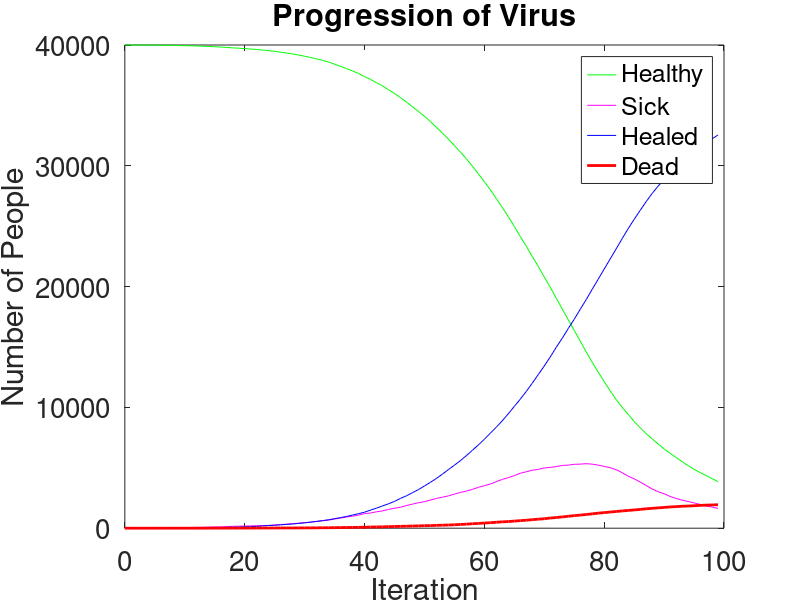
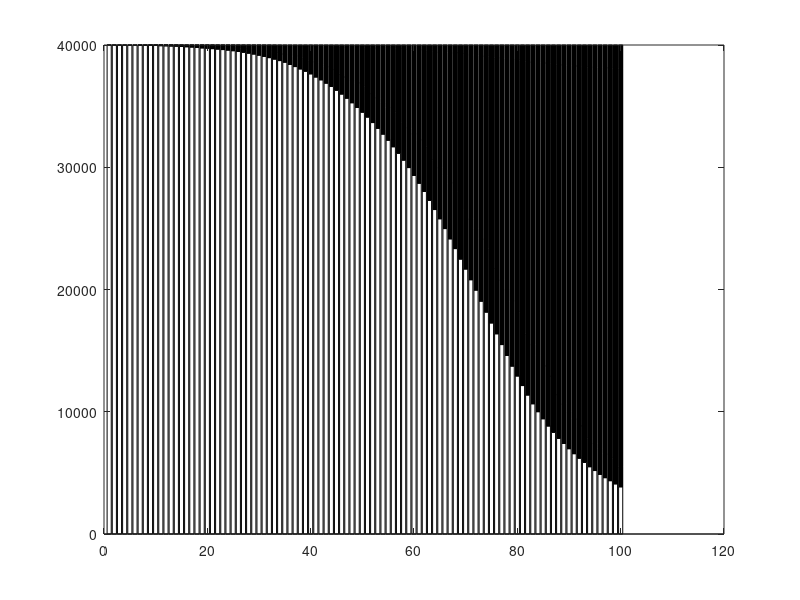

Recreate these plots in MATLAB, in order. (Note: this script raises an error after producing the figures.)
clear;
clc;

% Open, read and close file
dataFile = fopen('./coronaResults.txt', 'r');
fgets(dataFile);

timeData = fgets(dataFile);

fgets(dataFile);

population = fgets(dataFile);
noCycles = fgets(dataFile);
noSwitches = fgets(dataFile);
incubationPeriod = fgets(dataFile);
contagionFactor = fgets(dataFile);
% deathRate = fgets(dataFile);

dataCell = textscan(dataFile, '%d %d %d %d %d', 'headerlines', 2);
fclose(dataFile);

dataArray = cell2mat(dataCell);

% Plot the results individually
figure(1);
plot(dataArray(:,1), dataArray(:,2), 'g', dataArray(:,1), dataArray(:,3), 'm', dataArray(:,1), dataArray(:,4), 'b', dataArray(:,1), dataArray(:,5), 'r', 'linewidth', 2);
set(gca, 'Fontsize', 20);
xlabel('Iteration'); ylabel('Number of People');
title('Progression of Virus');
legend('Healthy', 'Sick', 'Healed', 'Dead');
%annotation('textbox', 'FitBoxToText', 'on', 'String',"Population: " + population + "Number of Cycles: " + noCycles + "Number of Switches: " + noSwitches + "Incubation Period: " + incubationPeriod + "Contagion Factor: " + contagionFactor + "Death Rate: " + deathRate(1:end-1));

% Plot the results in a stacked bar graph
figure(2);
ba = bar(dataArray(:,2:5), 'stacked', 'FaceColor', 'Flat');
ba(1).CData = [0 1 0];
ba(2).CData = [1 0 1];
ba(3).CData = [0 0 1];
ba(4).CData = [1 0 0];
set(gca, 'Fontsize', 20);
xlabel('Iteration'); ylabel('Number of People');
axis([0 str2num(noCycles) 0 str2num(population)]);
title('Progression of Virus');
legend('Healthy', 'Sick', 'Healed', 'Dead');

%% Animation of the virus's progression in the population over time
% KNOWN BUG: pcolor uses a colormap to choose what color a cell should be.
% This is bad, because our custom colormap relies on their being 4 integers
% on the grid (healthy, infected, recovered, dead). After enough time has
% progressed and there are no more people that are healthy, there is only 3
% integers, so the colormap re-scales and suddenly all the recovered people
% turn red because there is no more black... I'm trying to find a way to
% fix this but I'm stuck right now.

run completeHistory.m % Gets the simulation data "outMat"
figure(3)
Q = size(outMat,3);
W = outMat(:,:,1);
h = pcolor(W);
map = [0 0 0; 1 1 1; 1 0 0; 0 1 0];
colormap(map)
drawnow();
title("Simulation Progression: Day 1")
pause(0.5);
for K = 2 : Q
    W = outMat(:,:,K);
    set(h, 'CData', W);
    drawnow();
    str = sprintf("Simulation Progression: Day %d", K);
    title(str)
    pause(0.5);
end









